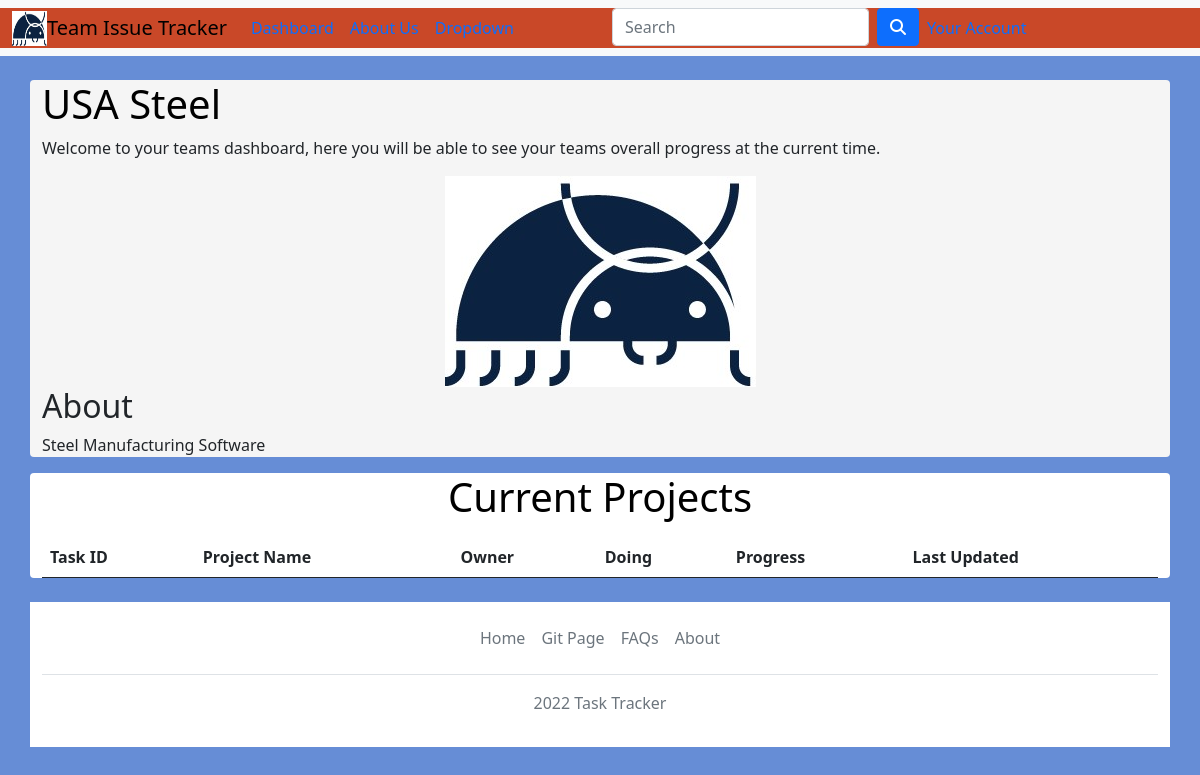
Before: /iTracker/Dashboard/Team/1 (signed in) with the older database file.
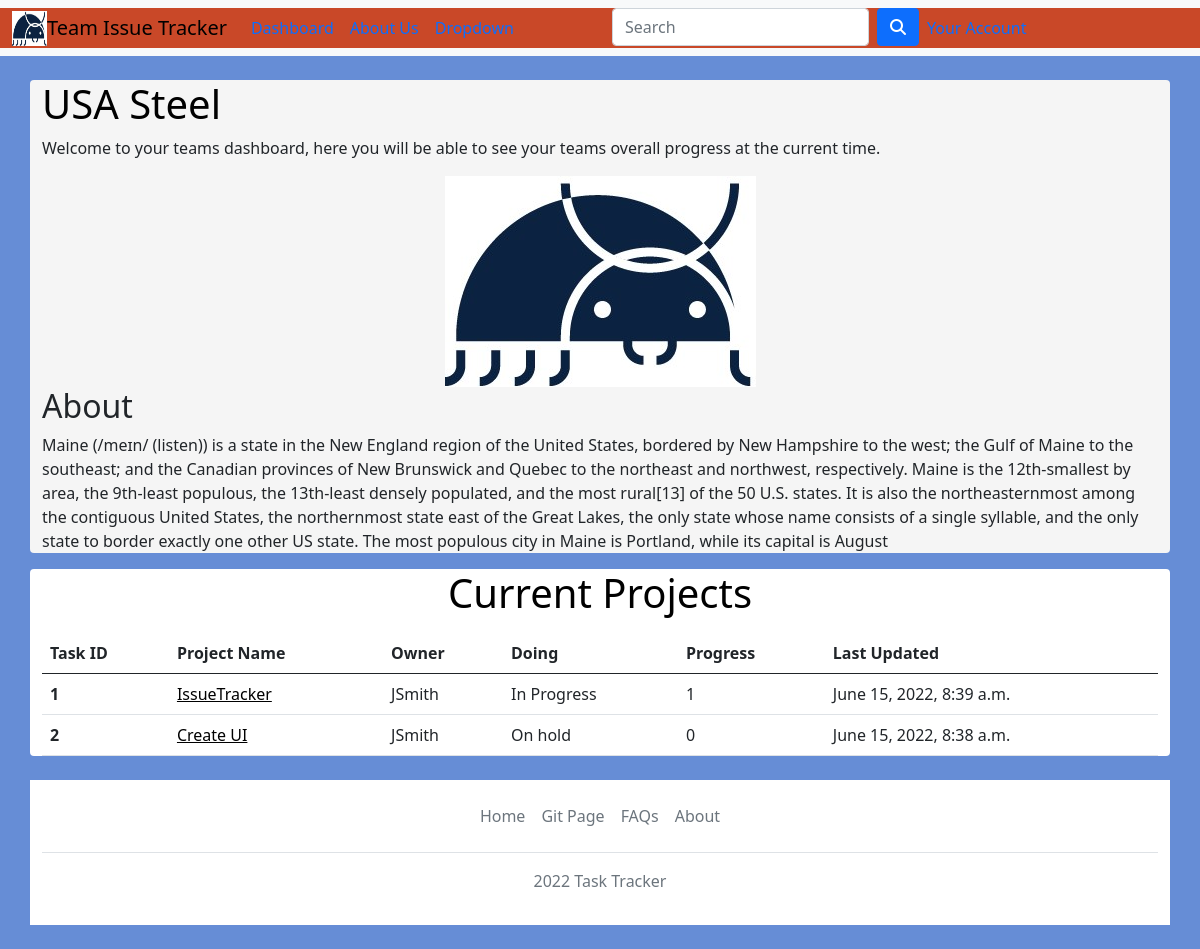
After: the same page with the newer database file.
### iTracker/models.py (models this page shows, shortened)
class UserExtended(models.Model):
    user = models.OneToOneField(User,on_delete=models.CASCADE)
    team = models.ForeignKey(Team,on_delete=models.CASCADE,null=True)
    birthday = models.DateTimeField()
    teamAdmin = models.BooleanField(default=False)

class Team(models.Model):
    name = models.CharField(max_length=64, unique=True)
    teamID = models.AutoField(primary_key=True, editable=False)
    description = models.TextField(max_length=1024)

class Project(models.Model):
    owner = models.ForeignKey(UserExtended,on_delete=models.CASCADE)
    projectName = models.CharField(max_length=100)
    description = models.TextField(max_length=1024,default='Project Description')
    Progressbar = models.IntegerField(default=0)
    taskID = models.AutoField(primary_key=True, editable=False,unique=True)
    lastUpdate = models.DateTimeField(auto_now=True)
    doing = models.BooleanField(default=False)
    team = models.ForeignKey(Team,on_delete=models.CASCADE,null=True)
    relatedTaskID = models.IntegerField(default=0)

### iTracker/views.py (the view)
# urls.py: path('Dashboard/Team/<int:teamID>', views.index, name='index'),
def index(request,teamID):
    allProjects=Project.objects.filter(team = Team.objects.get(teamID= teamID))
    context={'allProjects':allProjects,'userX':UserExtended.objects.get(user=request.user)}
    return render(request,'iTracker/index.html',context)

### iTracker/templates/iTracker/index.html (shortened to what this page needs)
<!DOCTYPE html>
<html lang="en">
<head>
    <link rel="stylesheet" href="https://stackpath.bootstrapcdn.com/bootstrap/5.0.0-alpha1/css/bootstrap.min.css">
    <link rel="stylesheet" href="//maxcdn.bootstrapcdn.com/font-awesome/4.7.0/css/font-awesome.min.css">
    {% load static %}
    <link rel="stylesheet" type="text/css" href="{% static 'iTracker/CSS/style.css' %}">
</head>
<body>
  <nav class="navbar navbar-expand-lg bg-light"  >
      <div class="container-fluid" id="topnav">
        {% load static %}
        <img src="{% static 'iTracker/images/ladybug.jpg' %}" alt="smallLogo" width="35" height="35">
        <a class="navbar-brand" href="/iTracker">Team Issue Tracker</a>
        <div class="collapse navbar-collapse" id="navbarSupportedContent">
          <ul class="navbar-nav me-auto mb-2 mb-lg-0">
            <li class="nav-item">
                <a class="nav-link active" aria-current="page" href="/iTracker/Dashboard/Team/{{userX.team.teamID}}" >Dashboard</a>
            </li>
            <li class="nav-item">
              <a class="nav-link active" aria-current="page" href="/iTracker/about" s>About Us</a>
            </li>
            <li class="nav-item dropdown">
              <a class="nav-link dropdown-" href="#" id="navbarDropdown" role="button" data-bs-toggle="dropdown" aria-expanded="false" >
              </a>
            </li>
          </ul>
        </div>
      </div>
      <div class="container-fluid" id="topnav">
        <ul class="navbar-nav ml-auto">
          <li>
            <form class="d-flex" role="search" id="SearchBar">
              <input class="form-control me-2" type="search" placeholder="Search" aria-label="Search">
              <button type="button" class="btn btn-primary">
                <i class="fas fa-search"></i>
              </button>
            </form>
          </li>
          {% if request.user.is_authenticated %}
            <li class="nav-item" style="text-align: left;">
              <a class="nav-link" href="/iTracker/myPage/{{request.user.username}}">Your Account</a>
            </li>
          {% else %}
            <li class="nav-item">
              <a class="nav-link" href="/iTracker/logIn" >Sign in</a>
            </li>
          {% endif %}
          </ul>
      </div>
    </nav>
    <br>
    <div class="container rounded" style="background-color: whitesmoke;">
        <h1>{{userX.team.name}}</h1>
        <p>Welcome to your teams dashboard, here you will be able to see your teams overall progress at the current time.</p>
        {% load static %}
          <center><img src="{% static 'iTracker/images/ladybug.jpg' %}" alt="logo"></center>
        <h2> About</h2>
        <p> {{userX.team.description}}</p>
    </div>
    <div class="container rounded" style="background-color: white;">
      <center><h1>Current Projects</h1></center>
        <table class="table" scrolling="yes">
            <thead>
              <tr>
                <th scope="col">Task ID</th>
                <th scope="col">Project Name</th>
                <th scope="col">Owner</th>
                <th scope="col">Doing</th>
                <th scope="col">Progress</th>
                <th scope="col">Last Updated</th>
              </tr>
            </thead>
            <tbody>
              <ul>
                {% for proj in allProjects  %}
                  <tr>
                    <th scope="row">{{proj.taskID}}</th>
                    <td><a href="/iTracker/project/{{proj.taskID}}" style="display:block;">{{proj.projectName}}</a></td>
                    <td>{{proj.owner.user.username}}</td>
                    {% if proj.doing %}
                    <td>In Progress</td>
                    {% else %}
                    <td>On hold</td>
                    {% endif %}
                    <td>{{proj.Progressbar}}</td>
                    <td>{{proj.lastUpdate}}</td>
                  </tr>
                {% endfor %}
              </ul>
            </tbody>
          </table>
    </div>
   <div class="container" id="footer"  style="background-color: white;">
    <footer class="py-3 my-4">
      <ul class="nav justify-content-center border-bottom pb-3 mb-3">
        <li class="nav-item"><a href="/iTracker" class="nav-link px-2 text-muted">Home</a></li>
        <li class="nav-item"><a href="https://github.com/Swiftyjim/TeamIssueTracker" class="nav-link px-2 text-muted">Git Page</a></li>
        <li class="nav-item"><a href="/iTracker/about" class="nav-link px-2 text-muted">FAQs</a></li>
        <li class="nav-item"><a href="/iTracker/about" class="nav-link px-2 text-muted">About</a></li>
      </ul>
      <p class="text-center text-muted">2022 Task Tracker</p>
    </footer>
    </div>
   </body>
</html>

### iTracker/static/iTracker/CSS/style.css (style rules this page uses)
h1 { color: black; }
body { background-color: rgb(102, 141, 214); }
a { color: black; }
.container { background-color: white; }
#topnav { background-color: rgb(201, 72, 40); }

Changed rows visible on the page:
changed through a linked row, UserExtended "USA Steel": team.description "Steel Manufacturing Software" → "Maine (/meɪn/ (listen)) is a state in the New England region of the United States, bordered by New Hampshire to the west; the Gulf of Maine to the southeast; and the Canadian provinces of New Brunswick and Quebec to the northeast and northwest, respectively. Maine is the 12th-smallest by area, the 9th-least populous, the 13th-least densely populated, and the most rural[13] of the 50 U.S. states. It is also the northeasternmost among the contiguous United States, the northernmost state east of the Great Lakes, the only state whose name consists of a single syllable, and the only state to border exactly one other US state. The most populous city in Maine is Portland, while its capital is…"
now on this page (row edited): Project: taskID "1", projectName "IssueTracker", owner.user.username "JSmith", doing "In Progress", Progressbar "1", lastUpdate "June 15, 2022, 8:39 a.m."
now on this page (row edited): Project: taskID "2", projectName "Create UI", owner.user.username "JSmith", doing "On hold", Progressbar "0", lastUpdate "June 15, 2022, 8:38 a.m."
